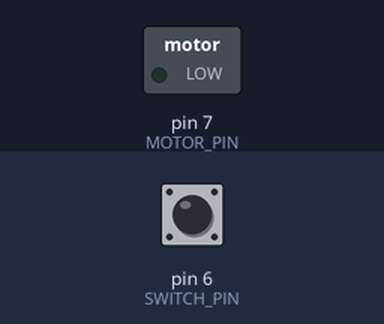
The sketch below on a simulated Arduino Uno, built with avr-gcc and run on an emulated ATmega328P. Shown: switched loads named in the sketch (green lamp = pin HIGH). The test bench sets the inputs (shaded band); at power-on: pin 6 (SWITCH_PIN) HIGH.

Above: at 1.2 s.
1.3 s: pin 6 (SWITCH_PIN) pulled LOW for 0.15 s
At 1.37 s:
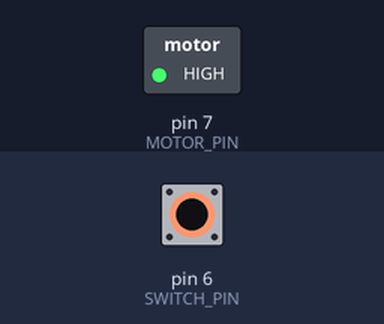
2.9 s: pin 6 (SWITCH_PIN) pulled LOW for 3.2 s
At 6.9 s:
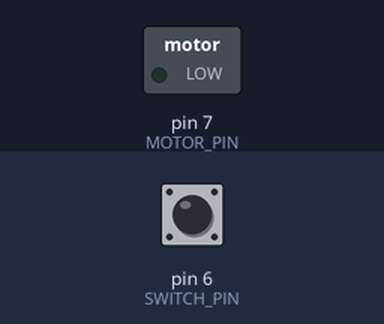
Timing chart, 0 to 8.4 s (numbered marks = the images above; inputs shaded):
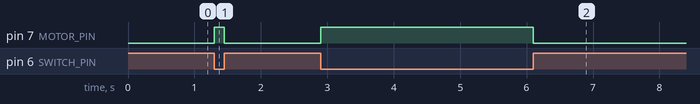

Measured:
- after the input at 1.3 s, pin 7 (MOTOR_PIN): LOW → HIGH at once, → LOW 0.15 s later
- after the input at 2.9 s, pin 7 (MOTOR_PIN): LOW → HIGH at once, → LOW 3.2 s later

The sketch:

MOS_CONTROLLED_SWITCH_MEGA.ino
```cpp
#define MOTOR_PIN 7     // Connected to MOSFET Gate
#define SWITCH_PIN 6    // Connected to one side of SW1

void setup() {
  pinMode(MOTOR_PIN, OUTPUT);
  pinMode(SWITCH_PIN, INPUT_PULLUP); // Use internal pull-up resistor

  digitalWrite(MOTOR_PIN, LOW); // Ensure motor is off initially
}

void loop() {
  bool switchState = digitalRead(SWITCH_PIN);

  if (switchState == LOW) {
    // Switch is pressed → Turn ON motor
    digitalWrite(MOTOR_PIN, HIGH);
  } else {
    // Switch is not pressed → Turn OFF motor
    digitalWrite(MOTOR_PIN, LOW);
  }
}
```
